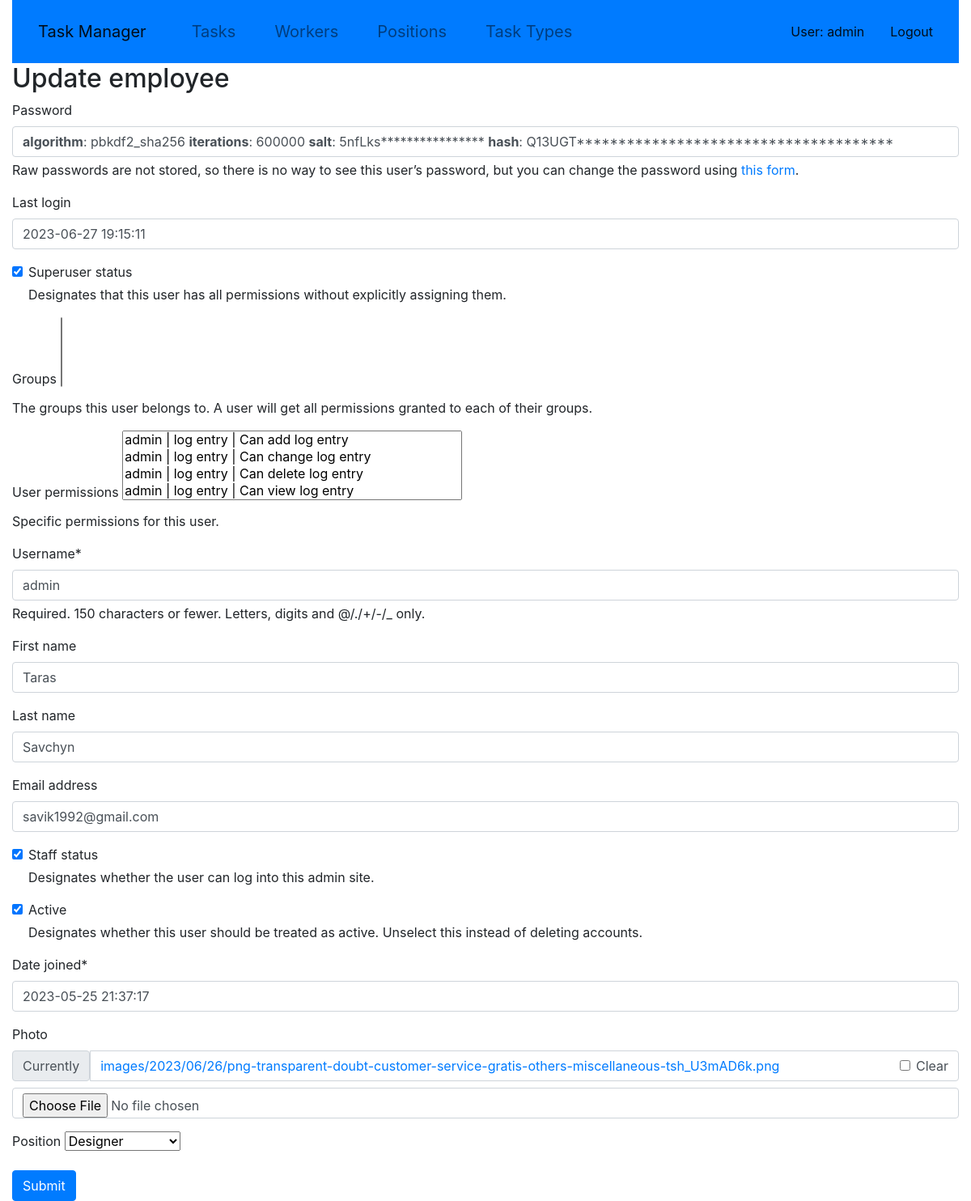
The page /workers/1/update/ (signed in) on the database as committed earlier.
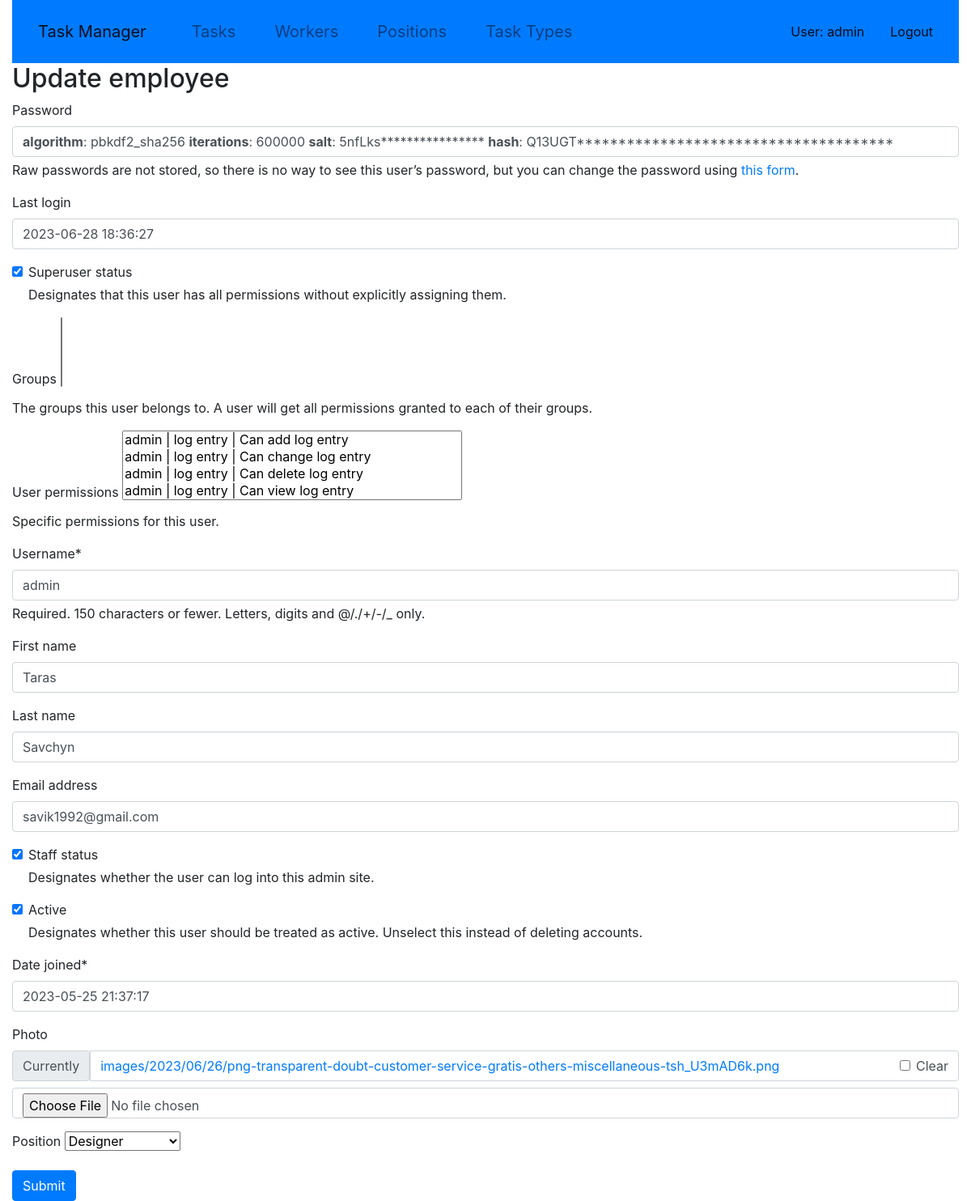
The same page on the database as committed later.
### task_manager/models.py (models this page shows, shortened)
class Worker(AbstractUser):
    photo = models.ImageField(upload_to="images/%Y/%m/%d", blank=True, null=True)
    position = models.ForeignKey(
        Position, on_delete=models.CASCADE, blank=True, null=True
    )
    class Meta:
        ordering = ["position"]
    def get_absolute_url(self):
        return reverse("task-manager:worker-detail", kwargs={"pk": self.pk})

### task_manager/views.py (the view)
# urls.py: path("workers/<int:pk>/update/", WorkerUpdateView.as_view(), name="worker-update"),
class WorkerUpdateView(LoginRequiredMixin, generic.UpdateView):
    model = Worker
    form_class = WorkerUpdateForm
    success_url = reverse_lazy("task-manager:worker-list")

### task_manager/forms.py
class WorkerUpdateForm(UserChangeForm):
    class Meta(UserChangeForm.Meta):
        model = Worker

### task_manager/models.py (called while the page is built)
    def __str__(self):
        return self.name

### templates/task_manager/worker_form.html (shortened to what this page needs)
{% extends "base.html" %}
{% load crispy_forms_filters %}
{% block content %}
  <h2>{{ object|yesno:"Update,Create" }} employee </h2>
  <form action="" method="post" novalidate>
        {{form|crispy }}
    <input type="submit" value="Submit" class="btn btn-primary">
  </form>
{% endblock %}

### templates/includes/sidebar.html (shortened to what this page needs)
<nav class="navbar navbar-expand-lg navbar-light bg-primary active">
  <a class="navbar-brand btn-lg" href="{% url "task-manager:index" %}">Task Manager</a>
  <div class="collapse navbar-collapse" id="navbarText">
    <ul class="navbar-nav mr-auto">
      <li class="nav-item btn-lg ">
        <a class="nav-link" href="{% url "task-manager:task-list" %}">Tasks</a>
      </li>
      <li class="nav-item btn-lg ">
        <a class="nav-link" href="{% url "task-manager:worker-list" %}">Workers</a>
      </li>
      <li class="nav-item btn-lg ">
        <a class="nav-link" href="{% url "task-manager:position-list" %}">Positions</a>
      </li>
      <li class="nav-item btn-lg ">
        <a class="nav-link" href="{% url "task-manager:task-type-list" %}">Task Types</a>
      </li>
    </ul>
    {% if user.is_authenticated %}
      <span class="navbar-text">
        <a class="nav-link" href="{{ user.get_absolute_url }}">User: {{ user.get_username }}</a>
      </span>
      <span class="navbar-text">
        <a class="nav-link" href="{% url 'logout'%}?next={{request.path}}">Logout</a>
      </span>
      {% endif %}
  </div>
</nav>

Rows that differ between the two databases and show on the page:
changed Worker "admin": last_login "2023-06-27 19:15:11" → "2023-06-28 18:36:27"
